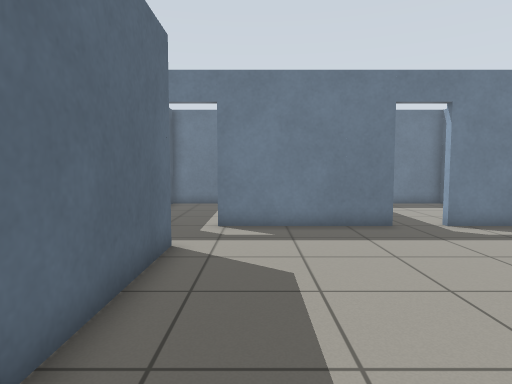
View 1 (above)

24 first-person views from a walk through a Gazebo world. The camera is 0.94 m above the floor, tilts 4° down and sees 75° across. The floor is counted in squares, 0.5 m on a side. Each view is taken from the middle of a square. On the plan, view 1 faces up. The plan holds only what a view shows up to about 17 squares ahead; the rest is blank. The place goes on beyond the plan.

View 2
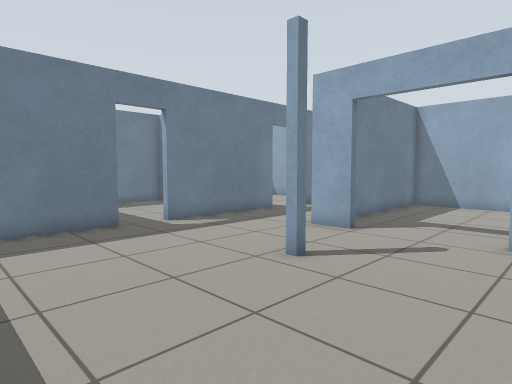

View 3
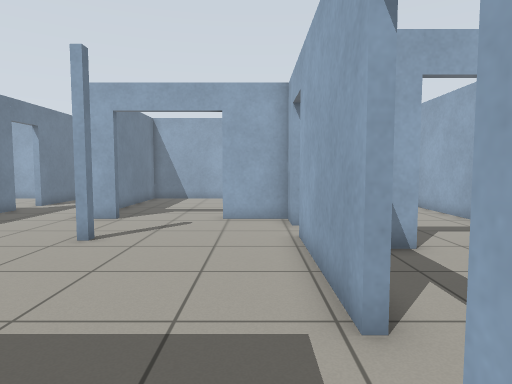

View 4
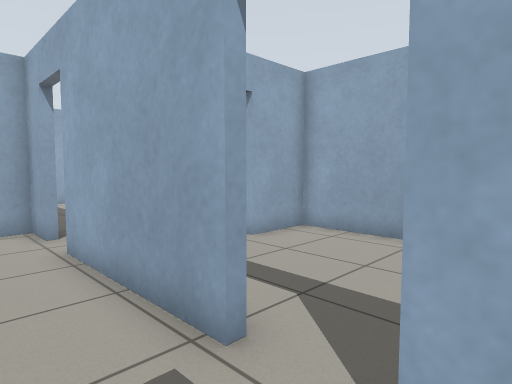

View 5
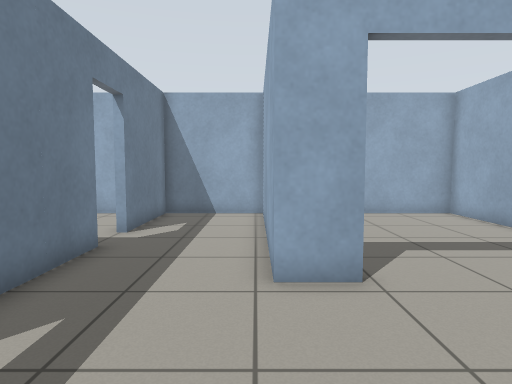

View 6
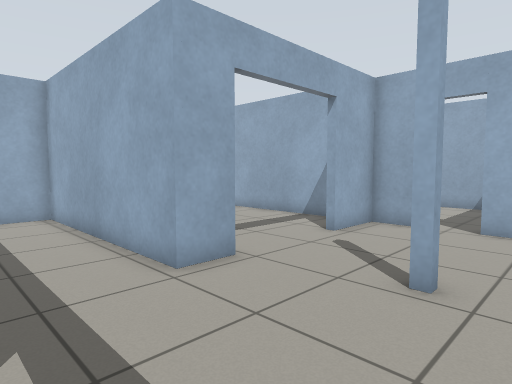

View 7
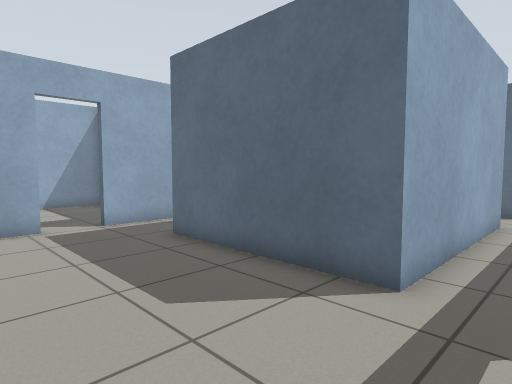

View 8
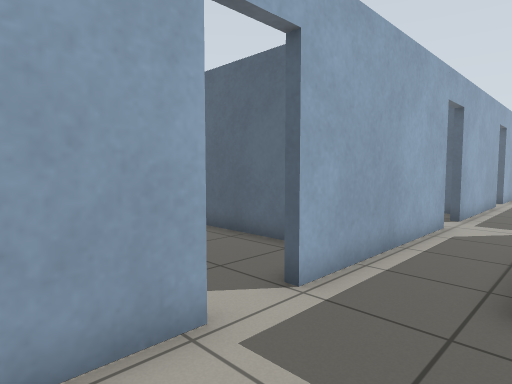

View 9
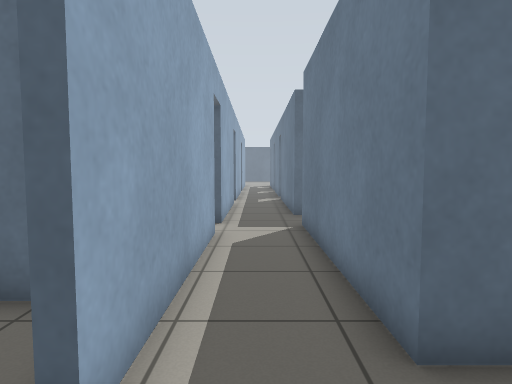

View 10
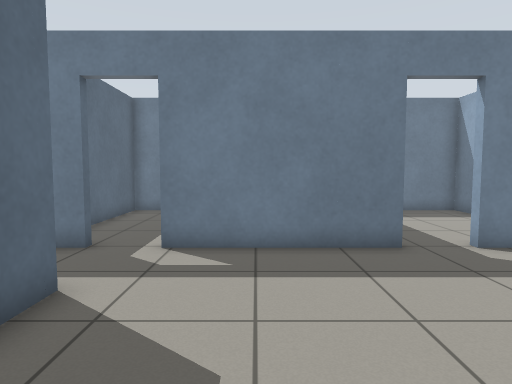

View 11
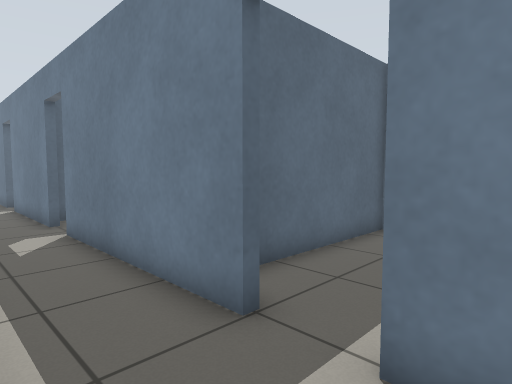

View 12
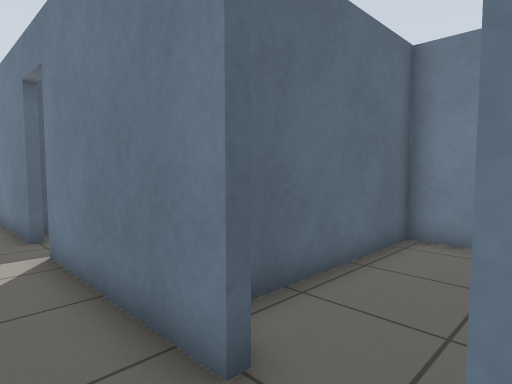

View 13
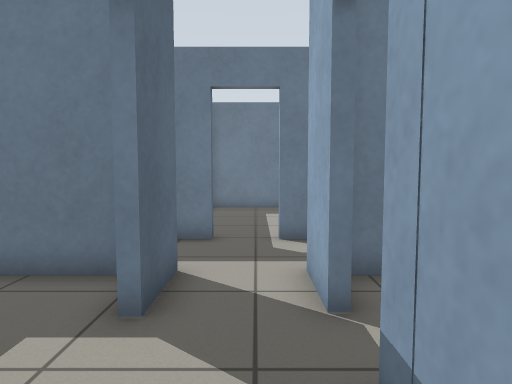

View 14
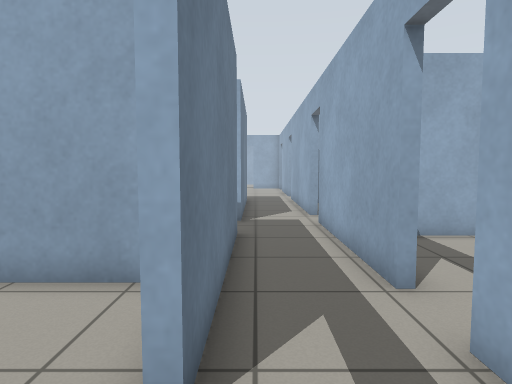

View 15
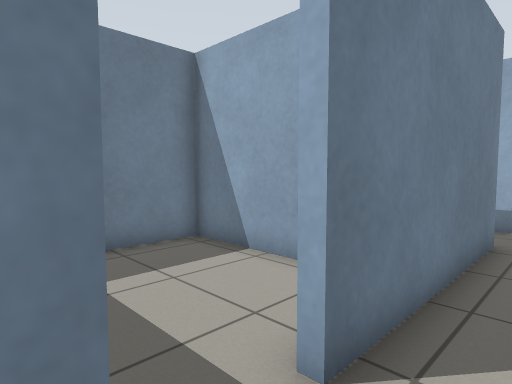

View 16
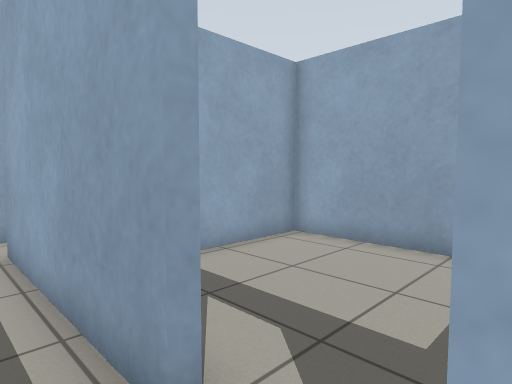

View 17
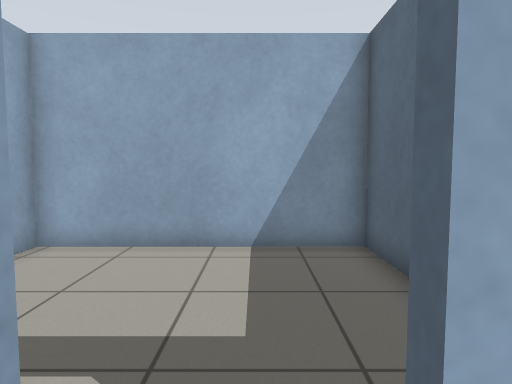

View 18
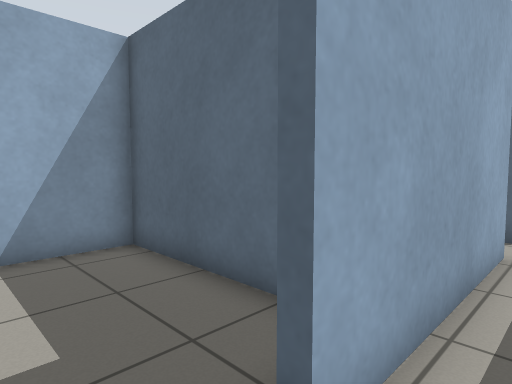

View 19
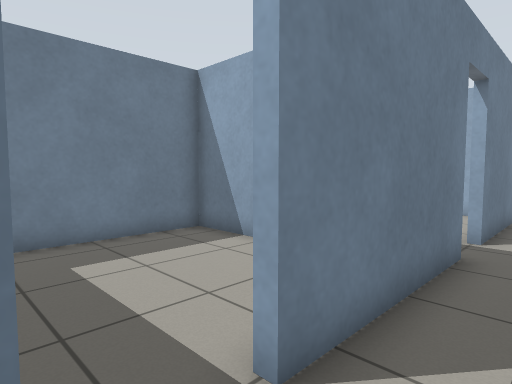

View 20
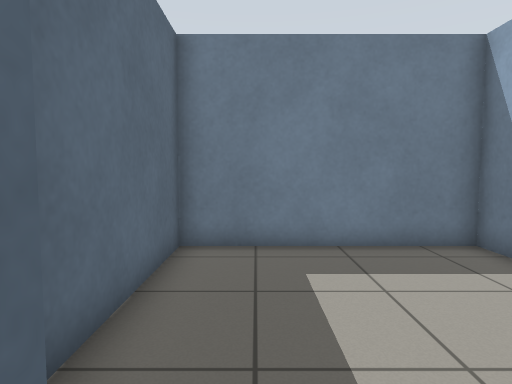

View 21
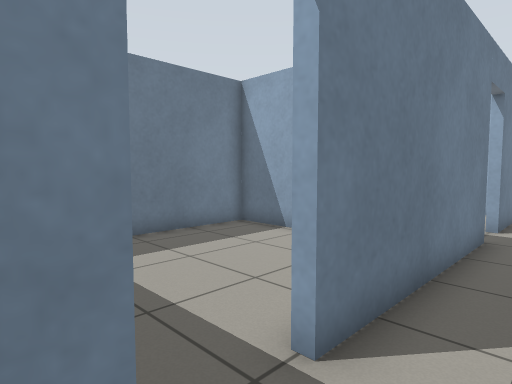

View 22
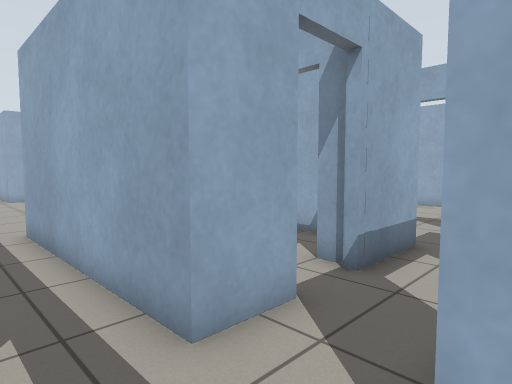

View 23
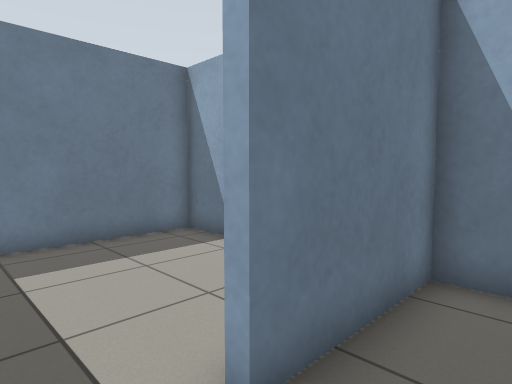

View 24
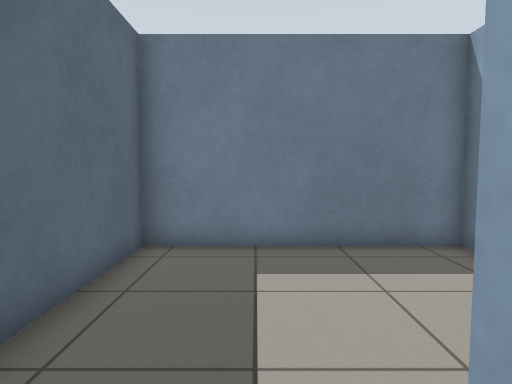

### Floor plan
Ten units are one square. View 1 is at (0, 0); x grows to the right and y downward. Boxes are objects, and circles mark ways between rooms. Rooms are numbered by the first view taken in them; rooms with no view inside come last. Other rooms are left out.
<svg viewBox="-240 -185 425 269">
<path fill="none" stroke="#000" d="M-30 -108 -105 -108M6 12 61 12M45 -108 -12 -108M-101 -61 -101 -80 -21 -80 -21 -15 -101 -15 -101 -45M-86 12 -11 12M94 -51 94 -67 180 -67 180 -108 136 -108M79 12 94 12 94 -13M-124 -20 -124 -15 -197 -15M-129 -80 -124 -80 -124 -60M-121 -108 -180 -108M120 -108 63 -108M-170 12 -104 12M-196 -108 -235 -108M-214 -15 -219 -15M-235 12 -186 12M-36 31 -36 70M14 79 47 79 47 55M47 39 47 31M-34 79 -8 79M112 12 180 12 180 -64 118 -64M-206 31 -206 79 -127 79 -127 35M-48 -155 -48 -180 -133 -180 -133 -114M180 -161 180 -180 103 -180 103 -134M180 -129 180 -138M-136 -154 -136 -180 -209 -180 -209 -113"/>
<circle cx="-5" cy="10" r="3" fill="#2a7"/>
<circle cx="96" cy="-33" r="3" fill="#2a7"/>
<circle cx="-175" cy="10" r="3" fill="#2a7"/>
<circle cx="-115" cy="-110" r="3" fill="#2a7"/>
<circle cx="125" cy="-110" r="3" fill="#2a7"/>
<circle cx="-185" cy="-110" r="3" fill="#2a7"/>
<text x="-10" y="-50">1</text>
<text x="0" y="40">2</text>
<text x="140" y="-30">3</text>
<text x="-170" y="40">4</text>
<text x="-90" y="-150">5</text>
<text x="140" y="-150">6</text>
<text x="-180" y="-150">7</text>
</svg>
Room 1 opens to room 2. Room 1 opens to room 3. Room 1 opens to room 4. Room 1 opens to room 5. Room 1 opens to room 6. Room 1 opens to room 7.

Where each view was taken, in squares from view 1:
view 1: 0 up, 0 right, facing up
view 2: 0 up, 0 right, facing up-right
view 3: 0 up, 3 left, facing right
view 4: 1 up, 2 left, facing down-right
view 5: 7 up, 4 right, facing right
view 6: 10 up, 4 right, facing down-right
view 7: 10 up, 3 right, facing down-left
view 8: 2 up, 3 right, facing down-left
view 9: 0 up, 1 right, facing left
view 10: 3 up, 1 right, facing up
view 11: 8 up, 0 right, facing up-left
view 12: 9 up, 10 left, facing up-left
view 13: 2 up, 11 left, facing up
view 14: 1 up, 22 left, facing right
view 15: 0 up, 22 left, facing up-right
view 16: 0 up, 19 left, facing down-right
view 17: 0 up, 18 left, facing down
view 18: 0 up, 17 left, facing down-left
view 19: 9 up, 20 left, facing up-right
view 20: 10 up, 19 left, facing up
view 21: 9 up, 13 left, facing up-right
view 22: 10 up, 13 left, facing down-right
view 23: 9 up, 12 right, facing up-right
view 24: 10 up, 13 right, facing up
